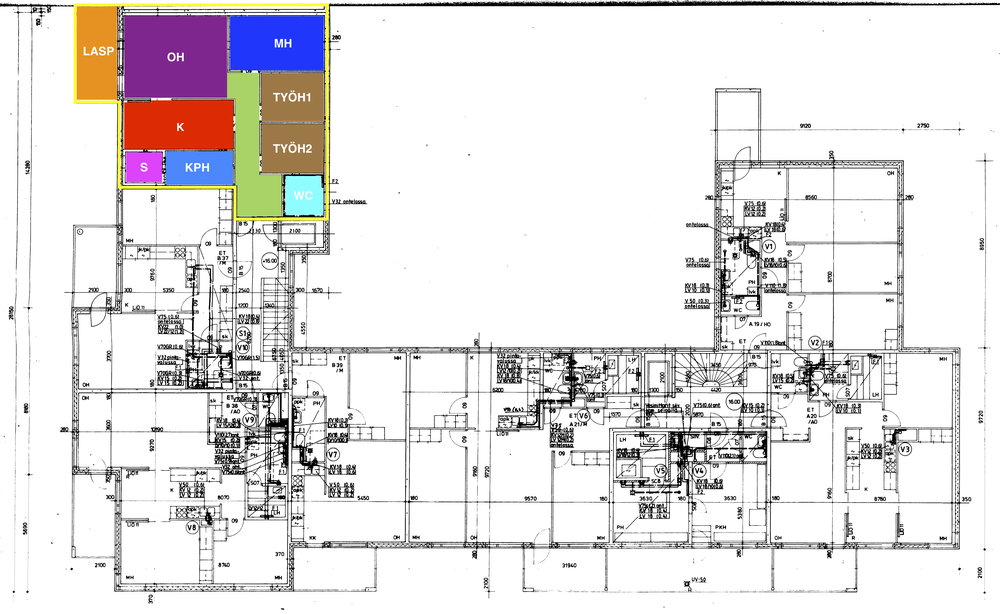
#> input picture assets/floorplan-scanned-apartment-room-names.png, 1000 x 614 px, shrunk from 7672 x 4712 before the run
$ python -i door_detection.py   (imports and definitions only)
#> lines starting #> are read from the running program, lines starting #| are printed output that depends on the picture
#> further down, picture is the input picture: shape (614, 1000, 3); mean B, G, R 226.8, 226.2, 229.1
"""Improved door detection using edge analysis."""

from typing import List, Tuple

import cv2
import numpy as np
from scipy import ndimage


def detect_doors_edge_based(
    image: np.ndarray,
    min_door_width: int = 20,
    max_door_width: int = 80,
) -> List[Tuple[int, int, int, int, str, float]]:
    """Detect doors using edge detection and analysis.

    This approach detects doors by looking for characteristic patterns:
    - Parallel lines (door frame)
    - Arc/curve patterns (door swing)
    - Gaps in walls

    Args:
        image: Input floor plan image
        min_door_width: Minimum door width in pixels
        max_door_width: Maximum door width in pixels

    Returns:
        List of (x, y, width, height, orientation, gap_width) tuples
    """
#> called with min_door_width = 20, max_door_width = 80
    # Convert to grayscale
    if len(image.shape) == 3:
        gray = cv2.cvtColor(image, cv2.COLOR_BGR2GRAY)
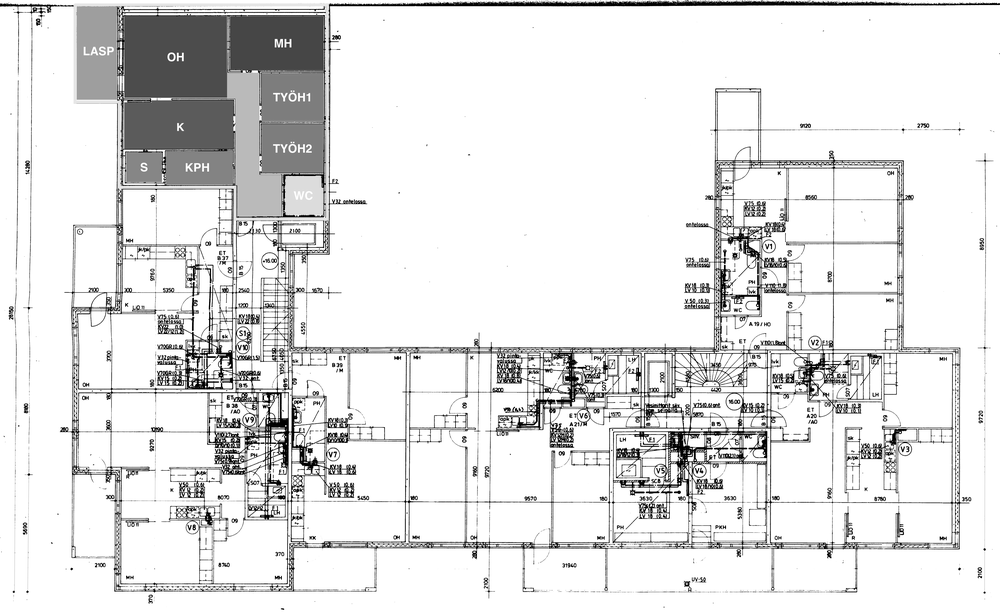
#> gray: shape (614, 1000); min 0, max 255, mean 227.1
    else:
        gray = image.copy()

    # Detect edges
    edges = cv2.Canny(gray, 30, 100, apertureSize=3)
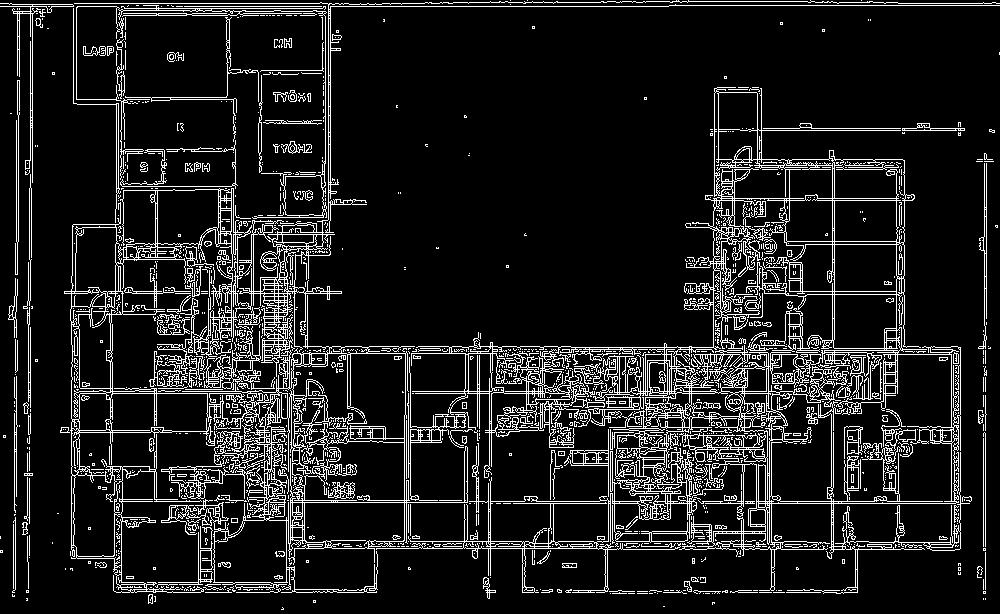
#> edges: shape (614, 1000); 11.5% white in thin lines or dots

    # Detect lines using Hough transform
    lines = cv2.HoughLinesP(
        edges,
        rho=1,
        theta=np.pi / 180,
        threshold=50,
        minLineLength=min_door_width,
        maxLineGap=10
    )
#> lines = 1095 rows, first 6: [405, 393, 492, 393], [464, 501, 722, 501], [523, 412, 571, 405], [286, 546, 930, 546], [712, 350, 902, 350], [0, 6, 127, 6]

    doors = []

    if lines is None:
        return doors

    # Analyze lines to find door-like patterns
    # Group lines by proximity and orientation
    horizontal_lines = []
    vertical_lines = []

    for line in lines:
        x1, y1, x2, y2 = line[0]
        length = np.sqrt((x2 - x1) ** 2 + (y2 - y1) ** 2)

        # Determine orientation
        if abs(x2 - x1) > abs(y2 - y1):  # Horizontal
            horizontal_lines.append((min(x1, x2), min(y1, y2), length, (x1, y1, x2, y2)))
        else:  # Vertical
            vertical_lines.append((min(x1, x2), min(y1, y2), length, (x1, y1, x2, y2)))
#> this loop made 1095 passes
#> (x1, y1, x2, y2, length) on passes 1 to 3: (405, 393, 492, 393, 87), (464, 501, 722, 501, 258), (523, 412, 571, 405, 48.51)
#> after the loop, horizontal_lines = 845 items; vertical_lines = 250 items

    # Look for parallel line pairs (door frames)
    # For now, return the lines as potential door locations
    for x, y, length, coords in horizontal_lines:
        if min_door_width <= length <= max_door_width:
            doors.append((x, y, int(length), 5, 'vertical', length))
#> this loop made 845 passes
#> (x, y, length, coords) on passes 1 to 3: (405, 393, 87, (405, 393, 492, 393)), (464, 501, 258, (464, 501, 722, 501)), (523, 405, 48.51, (523, 412, 571, 405))
#> after the loop, doors = 626 items

    for x, y, length, coords in vertical_lines:
        if min_door_width <= length <= max_door_width:
            doors.append((x, y, 5, int(length), 'horizontal', length))
#> this loop made 250 passes
#> (x, y, length, coords) on passes 1 to 3: (30, 327, 106, (30, 433, 30, 327)), (16, 371, 134, (16, 505, 16, 371)), (71, 362, 206, (71, 568, 71, 362))
#> after the loop, doors = 771 items

    return doors


# [243 lines left out: functions detect_doors_from_binary, _verify_vertical_gap, _verify_horizontal_gap, _remove_duplicate_doors, not called in this run]

>>> import cv2
>>> picture = cv2.imread('../assets/floorplan-scanned-apartment-room-names.png')
>>> result = detect_doors_edge_based(picture)
#> result = 771 items
